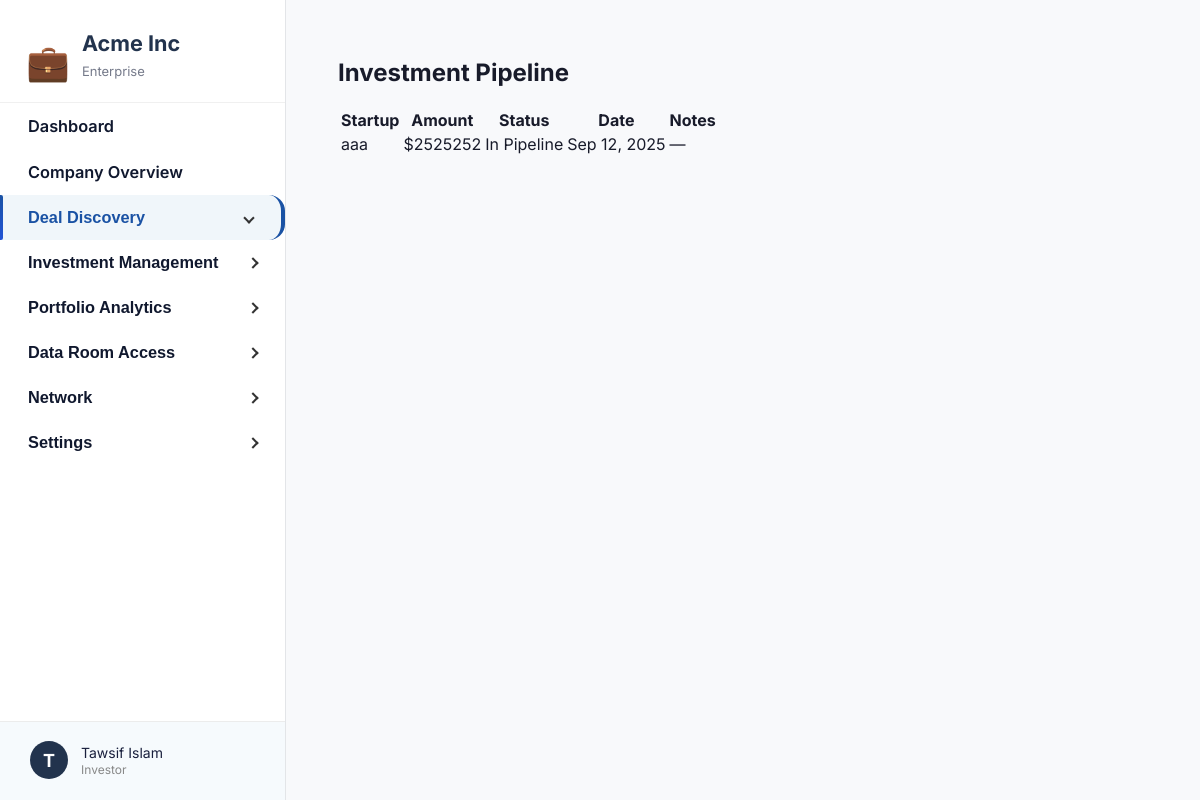
The app's page /api/investor/deal-discovery/pipeline/ (signed in) with its own data.
### core/models.py (models this page shows, shortened)
class InvestorInvestment(models.Model):
    investor = models.ForeignKey(InvestorProfile, on_delete=models.CASCADE, related_name="investments")
    startup = models.ForeignKey(StartupProfile, on_delete=models.CASCADE)
    amount = models.FloatField(null=True, blank=True)
    equity = models.FloatField(null=True, blank=True)
    invested_at = models.DateTimeField(auto_now_add=True)
    notes = models.TextField(blank=True, null=True)
    is_active = models.BooleanField(default=True)  # Keep for backwards compatibility
    STATUS_CHOICES = [
        ('pending', 'Pending'),
        ('approved', 'Active'),
        ('rejected', 'Rejected'),
    ]
    status = models.CharField(max_length=16, choices=STATUS_CHOICES, default='pending')  # NEW

class StartupProfile(models.Model):
    user = models.OneToOneField(User, on_delete=models.CASCADE, related_name='startup_profile')
    startup_name = models.CharField(max_length=150)
    role = models.CharField(max_length=100)
    email = models.EmailField()
    website = models.CharField(max_length=255)
    heard_about = models.CharField(max_length=50)
    description = models.TextField()
    audience = models.TextField()
    tech_component = models.TextField()
    your_edge = models.TextField()
    pitch_deck_url = models.CharField(max_length=255)
    startup_stage = models.CharField(max_length=50)
    problem = models.TextField()
    solution = models.TextField()
    market_research = models.CharField(max_length=20)
    business_model_mind = models.CharField(max_length=50)
    working_time = models.CharField(max_length=50)
    cofounder = models.CharField(max_length=20)
    support_needed = models.TextField()
    has_mvp = models.CharField(max_length=10)
    tested_with_customers = models.CharField(max_length=10)
    funding_source = models.CharField(max_length=100)
    early_users = models.CharField(max_length=10)
    generated_revenue = models.CharField(max_length=20)
    stage3_challenges = models.TextField()
    stage3_support = models.TextField()
    business_model = models.TextField()
    paying_customers = models.CharField(max_length=50)
    annual_revenue_4 = models.CharField(max_length=50)
    external_funding = models.CharField(max_length=50)
    acquisition_strategies = models.TextField()
    team_size = models.CharField(max_length=50)
    stage4_challenges = models.TextField()
    stage4_support = models.TextField()
    annual_revenue_5 = models.CharField(max_length=50)
    active_customers_5 = models.CharField(max_length=50)
    markets_operating = models.CharField(max_length=100)
    expansion_plans = models.TextField()
    stage5_challenges = models.TextField()
    is_approved = models.BooleanField(default=False)
    is_onboarded = models.BooleanField(default=False)
    complete_profile_submitted = models.BooleanField(default=False)
    submitted_at = models.DateTimeField(auto_now_add=True)
    arr = models.FloatField(
        null=True, blank=True, verbose_name="Annual Recurring Revenue (ARR)"
    )
    arpu = models.FloatField(
        null=True, blank=True, verbose_name="Average Revenue Per User (ARPU)"
    )
    monthly_burn = models.FloatField(null=True, blank=True)
    cash_balance = models.FloatField(null=True, blank=True)
    ltv_cac_ratio = models.FloatField(null=True, blank=True)
    operating_expenses = models.FloatField(null=True, blank=True)
    debt_obligations = models.TextField(null=True, blank=True)
    capital_raised = models.FloatField(null=True, blank=True)
    currently_raising = models.FloatField(null=True, blank=True)
    equity_offered = models.FloatField(null=True, blank=True)
    financial_forecast = models.FileField(
        upload_to='financial_forecasts/', null=True, blank=True
    )

### core/views.py (the view)
# urls.py: path('investor/deal-discovery/pipeline/', investment_pipeline, name='investment_pipeline'),
@login_required
def investment_pipeline(request):
    investor_profile = getattr(request.user, 'investor_profile', None)
    if not investor_profile:
        return redirect('investor_onboarding')
    pipeline = InvestorInvestment.objects.filter(
        investor=investor_profile,
        is_active=True
    ).select_related('startup').order_by('-invested_at')
    if request.headers.get("HX-Request") == "true":
        return render(request, "investor_partials/investment_pipeline_partial.html", {
            "pipeline": pipeline,
            "section": "deal_discovery",
            "subsection": "investment_pipeline"
        })
    else:
        return render(request, "investment_pipeline.html", {
        "pipeline": pipeline,
        "section": "deal_discovery",
        "subsection": "investment_pipeline"
    })

### core/templates/investment_pipeline.html
{% extends "investor_base.html" %}
{% block content %}
<h2 class="text-xl font-bold mb-4">Investment Pipeline</h2>
<table class="w-full bg-white rounded shadow">
    <thead>
        <tr>
            <th>Startup</th><th>Amount</th><th>Status</th><th>Date</th><th>Notes</th>
        </tr>
    </thead>
    <tbody>
    {% for inv in pipeline %}
        <tr>
            <td>{{ inv.startup.startup_name }}</td>
            <td>${{ inv.amount|floatformat:0 }}</td>
            <td>{% if inv.is_active %} In Pipeline {% else %} Completed {% endif %}</td>
            <td>{{ inv.invested_at|date:"M d, Y" }}</td>
            <td>{{ inv.notes|default:"—" }}</td>
        </tr>
    {% empty %}
        <tr><td colspan="5" class="text-center text-gray-400 py-6">No active pipeline investments yet.</td></tr>
    {% endfor %}
    </tbody>
</table>
{% endblock %}

### core/templates/investor_base.html (shortened to what this page needs)
{% load static %}
<!DOCTYPE html>
<html lang="en">
<head>
</head>
<body>
<div class="layout">
    <nav class="sidebar">
        <div class="logo-box">
            <span class="logo-icon">&#128188;</span>
            <div>
                <div class="sidebar-title">Acme Inc</div>
                <div class="sidebar-subtitle">Enterprise</div>
            </div>
        </div>
        <div class="sidebar-content">
            <ul class="sidebar-nav">
                <li>
                    <a href="{% url 'investor_dashboard' %}" class="sidebar-link {% if section == 'dashboard' %}active{% endif %}">Dashboard</a>
                </li>
                <li>
                    <a href="{% url 'investor_company_overview' %}" class="sidebar-link {% if section == 'company' %}active{% endif %}">Company Overview</a>
                </li>
                <li>
                    <button class="sidebar-toggle {% if section == 'deal_discovery' %}active{% endif %}" aria-expanded="false" type="button">
                        Deal Discovery
                        <span class="arrow"></span>
                    </button>
                </li>
                <li>
                    <button class="sidebar-toggle" aria-expanded="false" type="button">
                        Investment Management
                        <span class="arrow"></span>
                    </button>
                </li>
                <li>
                    <button class="sidebar-toggle" aria-expanded="false" type="button">
                        Portfolio Analytics
                        <span class="arrow"></span>
                    </button>
                </li>
                <li>
                    <button class="sidebar-toggle" aria-expanded="false" type="button">
                        Data Room Access
                        <span class="arrow"></span>
                    </button>
                </li>
                <li>
                    <button class="sidebar-toggle" aria-expanded="false" type="button">
                        Network
                        <span class="arrow"></span>
                    </button>
                </li>
                <li>
                    <button class="sidebar-toggle" aria-expanded="false" type="button">
                        Settings
                        <span class="arrow"></span>
                    </button>
                </li>
            </ul>
        </div>
        <div class="sidebar-footer" id="sidebar-footer">
            <div class="sidebar-footer-circle">{{ request.user.first_name|default:"N"|slice:":1" }}</div>
            <div class="sidebar-footer-details">
                <span>{{ request.user.get_full_name|default:request.user.username }}</span>
                <small>Investor</small>
            </div>
        </div>
    </nav>
    <div id="main-content" class="main-content">
        {% block content %}{% endblock %}
    </div>
</div>
</body>
</html>

### core/templates/investor_base.html (style rules this page uses)
html, body { height: 100%; margin: 0; }
body { font-family: 'Inter', sans-serif; background: #f8f9fb; color: #181b2a; height: 100vh; }
.layout { display: flex; min-height: 100vh; }
.sidebar { width: 285px; background: #fff; border-right: 1.5px solid #e3e5e8; padding: 0; position: relative; display: flex; flex-direction: column; height: 100vh; }
.sidebar .logo-box { padding: 30px 26px 8px 26px; display: flex; align-items: center; gap: 12px; flex-shrink: 0; background: #fff; border-bottom: 1px solid #f0f0f0; }
.sidebar-content { flex: 1; overflow-y: auto; padding-bottom: 80px; }
.sidebar .logo-icon { font-size: 2.2rem; color: #22284b; transition: all 0.2s cubic-bezier(0.4, 0, 0.2, 1); }
.sidebar-title { font-weight: 700; font-size: 1.35rem; color: #22334d; margin-bottom: 7px; }
.sidebar-subtitle { font-size: 13px; color: #757a8a; margin-bottom: 15px; }
.sidebar-nav { padding: 0; margin: 0 0 30px 0; list-style: none; }
.sidebar-link, .sidebar-toggle { display: flex; align-items: center; gap: 8px; padding: 13px 28px; color: #10182e; text-decoration: none; font-weight: 600; font-size: 1.02rem; border: none; background: none; cursor: pointer; width: 100%; outline: none; transition: all 0.2s cubic-bezier(0.4, 0, 0.2, 1); border-radius: 0 16px 16px 0; margin-right: 4px; position: relative; }
.sidebar-link.active, .sidebar-toggle.active { background: #f0f6fa; color: #1a52a4; border-right: 4px solid #1a52a4; border-radius: 0 16px 16px 0; }
.sidebar-toggle .arrow { margin-left: auto; transition: transform 0.3s cubic-bezier(0.4, 0, 0.2, 1); }
.sidebar-toggle[aria-expanded="true"] .arrow { transform: rotate(90deg); }
.sidebar-footer { position: absolute; left: 0; bottom: 0; width: 100%; padding: 19px 24px 21px 30px; border-top: 1px solid #ececec; background: #f6fafd; display: flex; align-items: center; gap: 13px; cursor: pointer; z-index: 10; box-sizing: border-box; transition: all 0.2s cubic-bezier(0.4, 0, 0.2, 1); }
.sidebar-footer-circle { width: 38px; height: 38px; border-radius: 50%; background: #22334d; color: #fff; display: flex; align-items: center; justify-content: center; font-size: 18px; font-weight: 700; transition: all 0.2s cubic-bezier(0.4, 0, 0.2, 1); }
.sidebar-footer-details { display: flex; flex-direction: column; gap: 1px; }
.sidebar-footer-details span { font-size: 14px; color: #191f3d; transition: color 0.2s cubic-bezier(0.4, 0, 0.2, 1); }
.sidebar-footer-details small { font-size: 12px; color: #888; transition: color 0.2s cubic-bezier(0.4, 0, 0.2, 1); }
.main-content { flex: 1; padding: 38px 54px 44px 52px; }
.arrow { display: inline-block; width: 6px; height: 6px; border-top: 2px solid #333; border-right: 2px solid #333; transform: rotate(45deg); margin-left: auto; transition: transform 0.3s cubic-bezier(0.4, 0, 0.2, 1); }
.sidebar-toggle[aria-expanded="true"] .arrow { transform: rotate(135deg); }
.sidebar-link.active::before, .sidebar-toggle.active::before { content: ''; position: absolute; left: 0; top: 0; bottom: 0; width: 3px; background: linear-gradient(180deg, #1a52a4, #2254d6); border-radius: 0 2px 2px 0; }

### records on screen
InvestorInvestment: startup.startup_name "aaa", amount "2525252", is_active "In Pipeline", invested_at "Sep 12, 2025", notes "—"

### other values on screen
{{ request.user.first_name|default:"N"|slice:":1" }} "T"
{{ request.user.get_full_name|default:request.user.username }} "Tawsif Islam"
